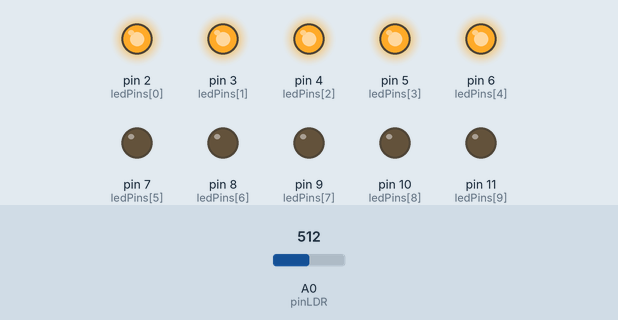
The sketch below on a simulated Arduino Uno, built with avr-gcc and run on an emulated ATmega328P. On the bench: output pins drawn as LEDs (lit = HIGH). Inputs (shaded band) come from the test bench; at power-on: A0 (pinLDR) = 512.

Above: at 1.2 s.
1.3 s: A0 (pinLDR) set to 597
2.8 s: A0 (pinLDR) set to 629
At 3.4 s:
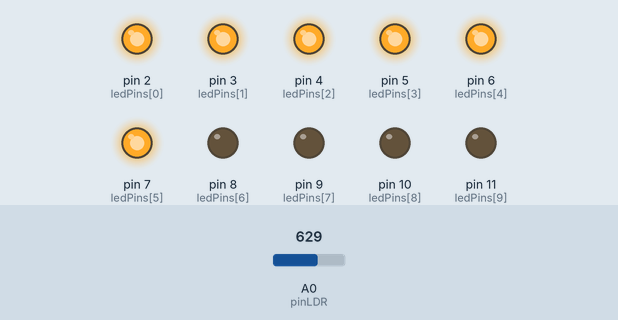
4.3 s: A0 (pinLDR) set to 511
At 5.5 s:
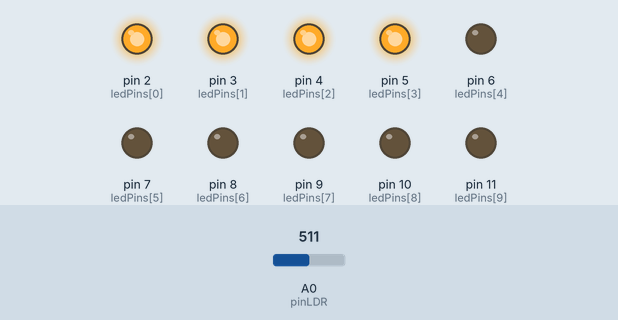
5.8 s: A0 (pinLDR) set to 420
7.3 s: A0 (pinLDR) set to 395
At 8.0 s:
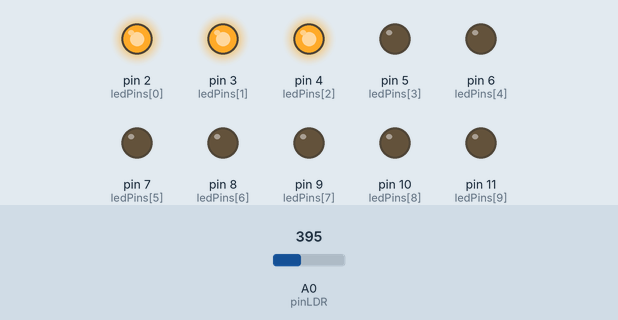
8.8 s: A0 (pinLDR) set to 716
At 9.1 s:
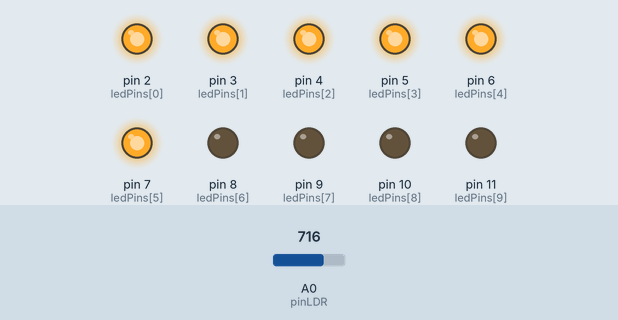
Timing chart, 0 to 11.3 s (numbered marks = the images above; inputs shaded):
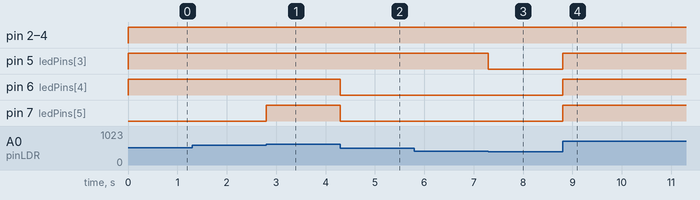

The sketch:

3-LDR-LEDGraph.ino
```cpp
int pinLDR = A0; //pino do LDR
int ledCount = 10; //quantidade de LEDs

int ledPins[] = {
    2,3,4,5,6,7,8,9,10,11
}; //array de pinos onde estao conectados os LEDs

void setup(){
    int led;
    for(led = 0; led < ledCount; led++){
        pinMode(ledPins[led], OUTPUT); //Define os pinos dos LEDs como saida
    }
}


void loop(){
    //leitura do valor do LDR
    int estadoLDR = analogRead(pinLDR);

    //mapeia o valor do LDR para uma quantidade entre 0 e ledCount
    int ledLevel = map(estadoLDR, 0, 1023, 0, ledCount);

    int led;

    //Itera sobre os leds
    for(led = 0; led < ledCount; led++){
        //se o indice for menor que ledLevel
        if(led < ledLevel){
            //acende o LED
            digitalWrite(ledPins[led], HIGH);
        }
        //se o indice for maior que ledLevel
        else{
            //apaga o led
            digitalWrite(ledPins[led],LOW);
        }
    }
}
```

Measured:
- the behaviour switches between 613 and 614 on A0 (pinLDR) (found by bisection; images 0 and 1)
- the behaviour switches between 410 and 409 on A0 (pinLDR) (found by bisection; images 2 and 3)
- after the input at 1.3 s, every drawn part: stays the same
- after the input at 2.8 s, pin 7 (ledPins[5]): LOW → HIGH at once
- after the input at 4.3 s, pin 6 (ledPins[4]), pin 7 (ledPins[5]): HIGH → LOW at once
- after the input at 5.8 s, every drawn part: stays the same
- after the input at 7.3 s, pin 5 (ledPins[3]): HIGH → LOW at once
- after the input at 8.8 s, pin 5 (ledPins[3]), pin 6 (ledPins[4]), pin 7 (ledPins[5]): LOW → HIGH at once
